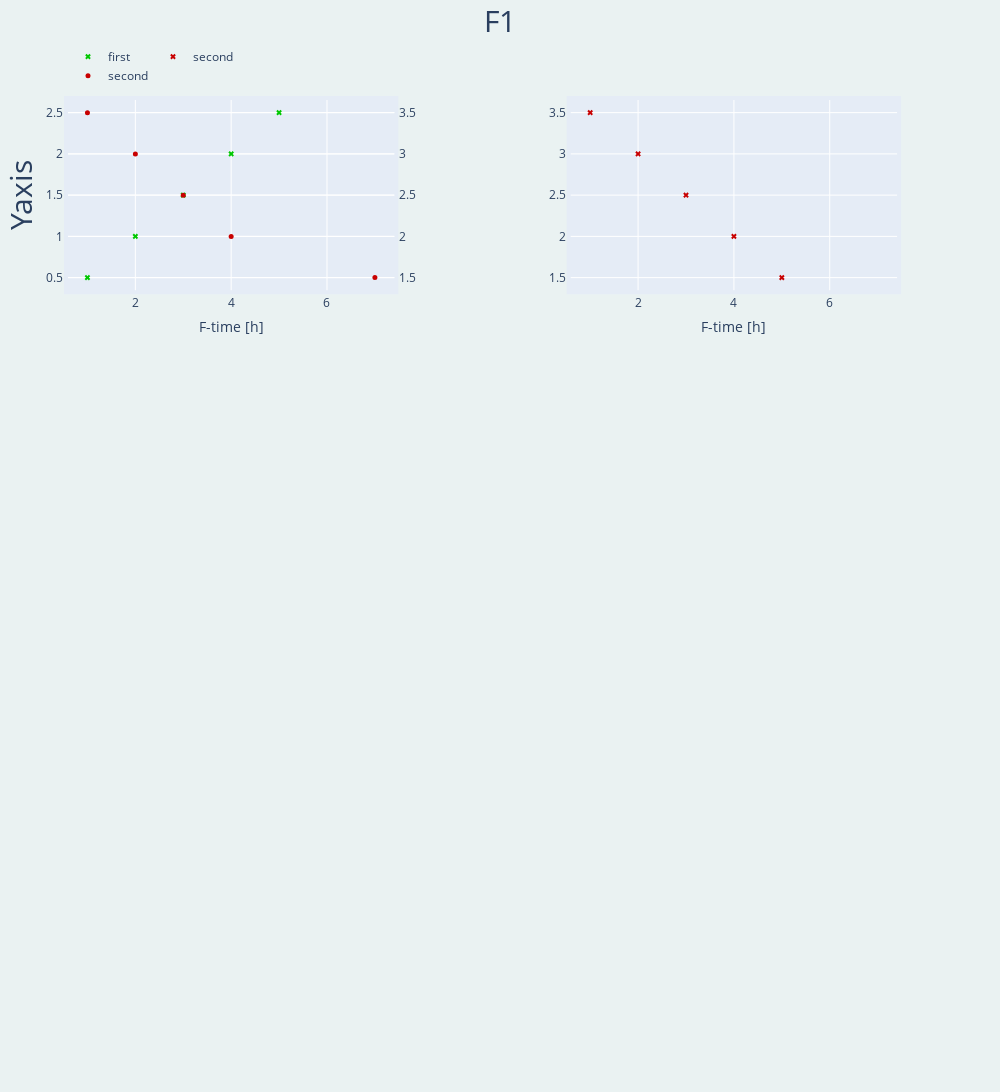
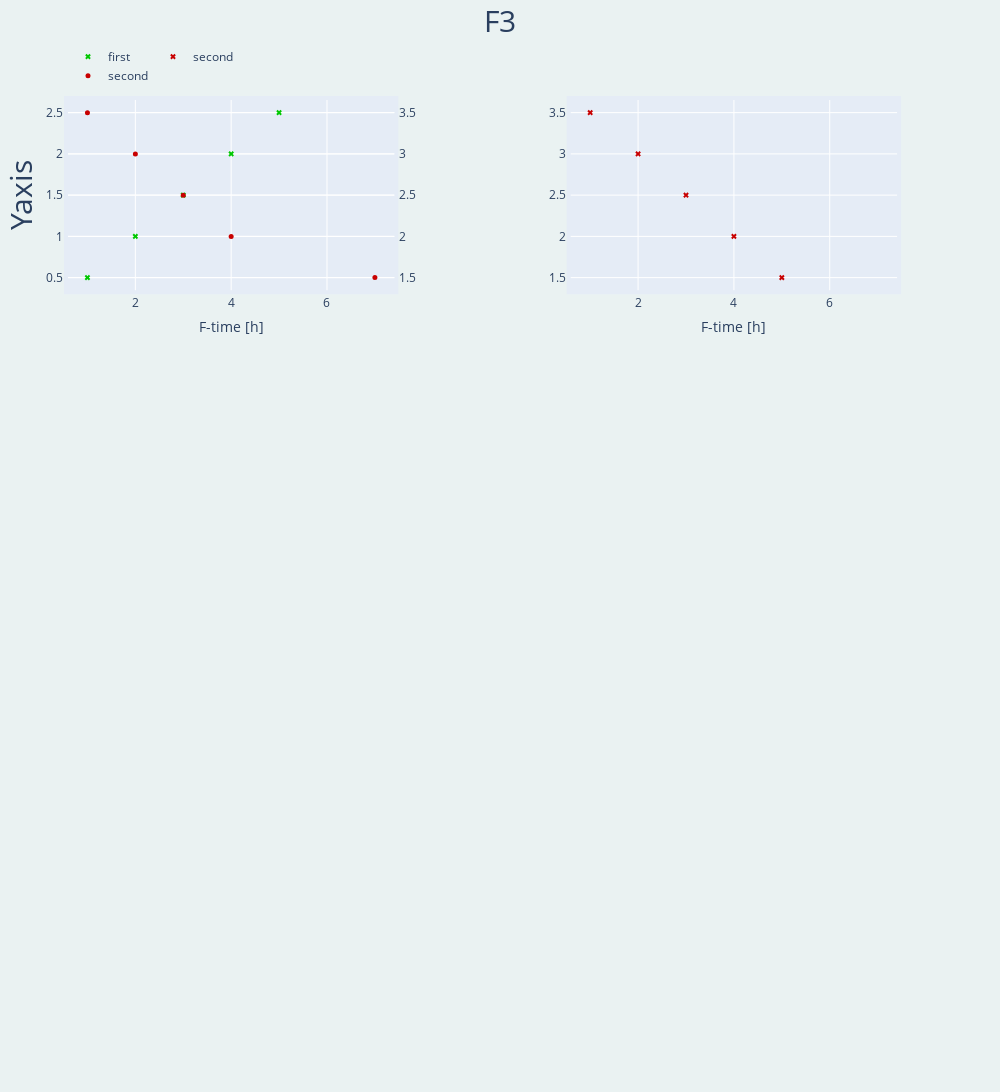

Here is the notebook cell these charts were saved with, in order:
### Code cell
from plotly.subplots import make_subplots
import plotly.graph_objs as go

Exp = ["F1","F3"]

for exp in Exp:

    fig = make_subplots(rows= 4, cols=2, specs =[[{"secondary_y": True},{"secondary_y": True}],
                                                [{"secondary_y": True},{"secondary_y": True}],
                                                [{"secondary_y": True},{"secondary_y": True}],
                                                [{"secondary_y": True},{"secondary_y": True}]],
                        x_title = "F-time [h]")


    fig.add_trace(go.Scatter(x=[1,2,3,4,5], y= [0.5,1,1.5,2,2.5], mode="markers", name = "first", marker= dict(color= "rgb(0,200,0)", size= 5, symbol="x"), legendgroup ="group1"), row=1, col=1)
    fig.add_trace(go.Scatter(x=[1,2,3,4,7], y= [3.5,3,2.5,2,1.5], mode="markers", name = "second", marker= dict(color= "rgb(200,0,0)", size= 5, symbol="0"),legendgroup ="group1"),row=1, col=1, secondary_y=True)

    fig.add_trace(go.Scatter(x=[1,2,3,4,5], y= [3.5,3,2.5,2,1.5], mode="markers", name = "second", marker= dict(color= "rgb(200,0,0)", size= 5, symbol="x"),legendgroup ="group2"),row=1, col=2)
    fig.update_xaxes(title_text = "F-time [h]",matches = "x")
    fig.update_layout(title_text = exp , title_x=0.5, title_y= 0.99, titlefont=dict(size=30))

    fig.update_layout(legend=dict(orientation="h",
        yanchor="bottom",
        y=1.01,
        xanchor="left",
        x=0,
        title_font_family="Times New Roman"))
    fig.update_layout(
        autosize=False,
        width=1000,
        height=1500,
        margin=dict(
            l=50,
            r=50,
            b=10,
            t=100,
            pad=4),
            yaxis=dict(
                title_text="Yaxis",S
                titlefont=dict(size=30)
            ),
            paper_bgcolor="rgb(234,242,242)")
    fig.show()

### Figure 1 — Plotly figure (JSON) as saved in the notebook; plotly's stock layout.template omitted (floating-point values rounded to 4 significant figures)
{"data": [{"legendgroup": "group1", "marker": {"color": "rgb(0,200,0)", "size": 5, "symbol": "x"}, "mode": "markers", "name": "first", "type": "scatter", "x": [1, 2, 3, 4, 5], "xaxis": "x", "y": [0.5, 1, 1.5, 2, 2.5], "yaxis": "y"}, {"legendgroup": "group1", "marker": {"color": "rgb(200,0,0)", "size": 5, "symbol": "0"}, "mode": "markers", "name": "second", "type": "scatter", "x": [1, 2, 3, 4, 7], "xaxis": "x", "y": [3.5, 3, 2.5, 2, 1.5], "yaxis": "y2"}, {"legendgroup": "group2", "marker": {"color": "rgb(200,0,0)", "size": 5, "symbol": "x"}, "mode": "markers", "name": "second", "type": "scatter", "x": [1, 2, 3, 4, 5], "xaxis": "x2", "y": [3.5, 3, 2.5, 2, 1.5], "yaxis": "y3"}], "layout": {"annotations": [{"font": {"size": 16}, "showarrow": false, "text": "F-time [h]", "x": 0.47, "xanchor": "center", "xref": "paper", "y": 0, "yanchor": "top", "yref": "paper", "yshift": -30}], "autosize": false, "height": 1500, "legend": {"orientation": "h", "title": {"font": {"family": "Times New Roman"}}, "x": 0, "xanchor": "left", "y": 1.01, "yanchor": "bottom"}, "margin": {"b": 10, "l": 50, "pad": 4, "r": 50, "t": 100}, "paper_bgcolor": "rgb(234,242,242)", "title": {"font": {"size": 30}, "text": "F1", "x": 0.5, "y": 0.99}, "width": 1000, "xaxis": {"anchor": "y", "domain": [0, 0.37], "matches": "x", "title": {"text": "F-time [h]"}}, "xaxis2": {"anchor": "y3", "domain": [0.57, 0.94], "matches": "x", "title": {"text": "F-time [h]"}}, "xaxis3": {"anchor": "y5", "domain": [0, 0.37], "matches": "x", "title": {"text": "F-time [h]"}}, "xaxis4": {"anchor": "y7", "domain": [0.57, 0.94], "matches": "x", "title": {"text": "F-time [h]"}}, "xaxis5": {"anchor": "y9", "domain": [0, 0.37], "matches": "x", "title": {"text": "F-time [h]"}}, "xaxis6": {"anchor": "y11", "domain": [0.57, 0.94], "matches": "x", "title": {"text": "F-time [h]"}}, "xaxis7": {"anchor": "y13", "domain": [0, 0.37], "matches": "x", "title": {"text": "F-time [h]"}}, "xaxis8": {"anchor": "y15", "domain": [0.57, 0.94], "matches": "x", "title": {"text": "F-time [h]"}}, "yaxis": {"anchor": "x", "domain": [0.8063, 1], "title": {"font": {"size": 30}, "text": "Yaxis"}}, "yaxis10": {"anchor": "x5", "overlaying": "y9", "side": "right"}, "yaxis11": {"anchor": "x6", "domain": [0.2687, 0.4625]}, "yaxis12": {"anchor": "x6", "overlaying": "y11", "side": "right"}, "yaxis13": {"anchor": "x7", "domain": [0, 0.1938]}, "yaxis14": {"anchor": "x7", "overlaying": "y13", "side": "right"}, "yaxis15": {"anchor": "x8", "domain": [0, 0.1938]}, "yaxis16": {"anchor": "x8", "overlaying": "y15", "side": "right"}, "yaxis2": {"anchor": "x", "overlaying": "y", "side": "right"}, "yaxis3": {"anchor": "x2", "domain": [0.8063, 1]}, "yaxis4": {"anchor": "x2", "overlaying": "y3", "side": "right"}, "yaxis5": {"anchor": "x3", "domain": [0.5375, 0.7312]}, "yaxis6": {"anchor": "x3", "overlaying": "y5", "side": "right"}, "yaxis7": {"anchor": "x4", "domain": [0.5375, 0.7312]}, "yaxis8": {"anchor": "x4", "overlaying": "y7", "side": "right"}, "yaxis9": {"anchor": "x5", "domain": [0.2687, 0.4625]}}}

### Figure 2 — Plotly figure (JSON) as saved in the notebook; plotly's stock layout.template omitted (floating-point values rounded to 4 significant figures)
{"data": [{"legendgroup": "group1", "marker": {"color": "rgb(0,200,0)", "size": 5, "symbol": "x"}, "mode": "markers", "name": "first", "type": "scatter", "x": [1, 2, 3, 4, 5], "xaxis": "x", "y": [0.5, 1, 1.5, 2, 2.5], "yaxis": "y"}, {"legendgroup": "group1", "marker": {"color": "rgb(200,0,0)", "size": 5, "symbol": "0"}, "mode": "markers", "name": "second", "type": "scatter", "x": [1, 2, 3, 4, 7], "xaxis": "x", "y": [3.5, 3, 2.5, 2, 1.5], "yaxis": "y2"}, {"legendgroup": "group2", "marker": {"color": "rgb(200,0,0)", "size": 5, "symbol": "x"}, "mode": "markers", "name": "second", "type": "scatter", "x": [1, 2, 3, 4, 5], "xaxis": "x2", "y": [3.5, 3, 2.5, 2, 1.5], "yaxis": "y3"}], "layout": {"annotations": [{"font": {"size": 16}, "showarrow": false, "text": "F-time [h]", "x": 0.47, "xanchor": "center", "xref": "paper", "y": 0, "yanchor": "top", "yref": "paper", "yshift": -30}], "autosize": false, "height": 1500, "legend": {"orientation": "h", "title": {"font": {"family": "Times New Roman"}}, "x": 0, "xanchor": "left", "y": 1.01, "yanchor": "bottom"}, "margin": {"b": 10, "l": 50, "pad": 4, "r": 50, "t": 100}, "paper_bgcolor": "rgb(234,242,242)", "title": {"font": {"size": 30}, "text": "F3", "x": 0.5, "y": 0.99}, "width": 1000, "xaxis": {"anchor": "y", "domain": [0, 0.37], "matches": "x", "title": {"text": "F-time [h]"}}, "xaxis2": {"anchor": "y3", "domain": [0.57, 0.94], "matches": "x", "title": {"text": "F-time [h]"}}, "xaxis3": {"anchor": "y5", "domain": [0, 0.37], "matches": "x", "title": {"text": "F-time [h]"}}, "xaxis4": {"anchor": "y7", "domain": [0.57, 0.94], "matches": "x", "title": {"text": "F-time [h]"}}, "xaxis5": {"anchor": "y9", "domain": [0, 0.37], "matches": "x", "title": {"text": "F-time [h]"}}, "xaxis6": {"anchor": "y11", "domain": [0.57, 0.94], "matches": "x", "title": {"text": "F-time [h]"}}, "xaxis7": {"anchor": "y13", "domain": [0, 0.37], "matches": "x", "title": {"text": "F-time [h]"}}, "xaxis8": {"anchor": "y15", "domain": [0.57, 0.94], "matches": "x", "title": {"text": "F-time [h]"}}, "yaxis": {"anchor": "x", "domain": [0.8063, 1], "title": {"font": {"size": 30}, "text": "Yaxis"}}, "yaxis10": {"anchor": "x5", "overlaying": "y9", "side": "right"}, "yaxis11": {"anchor": "x6", "domain": [0.2687, 0.4625]}, "yaxis12": {"anchor": "x6", "overlaying": "y11", "side": "right"}, "yaxis13": {"anchor": "x7", "domain": [0, 0.1938]}, "yaxis14": {"anchor": "x7", "overlaying": "y13", "side": "right"}, "yaxis15": {"anchor": "x8", "domain": [0, 0.1938]}, "yaxis16": {"anchor": "x8", "overlaying": "y15", "side": "right"}, "yaxis2": {"anchor": "x", "overlaying": "y", "side": "right"}, "yaxis3": {"anchor": "x2", "domain": [0.8063, 1]}, "yaxis4": {"anchor": "x2", "overlaying": "y3", "side": "right"}, "yaxis5": {"anchor": "x3", "domain": [0.5375, 0.7312]}, "yaxis6": {"anchor": "x3", "overlaying": "y5", "side": "right"}, "yaxis7": {"anchor": "x4", "domain": [0.5375, 0.7312]}, "yaxis8": {"anchor": "x4", "overlaying": "y7", "side": "right"}, "yaxis9": {"anchor": "x5", "domain": [0.2687, 0.4625]}}}
